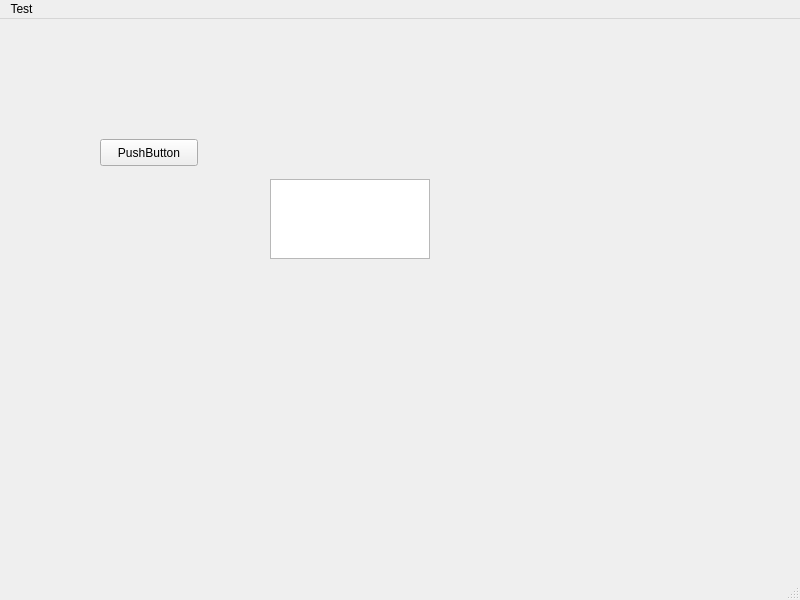
<?xml version="1.0" encoding="UTF-8"?>
<ui version="4.0">
 <class>MainWindow</class>
 <widget class="QMainWindow" name="MainWindow">
  <property name="geometry">
   <rect>
    <x>0</x>
    <y>0</y>
    <width>800</width>
    <height>600</height>
   </rect>
  </property>
  <property name="windowTitle">
   <string>MainWindow</string>
  </property>
  <widget class="QWidget" name="centralwidget">
   <widget class="QWidget" name="gridLayoutWidget">
    <property name="geometry">
     <rect>
      <x>270</x>
      <y>160</y>
      <width>160</width>
      <height>80</height>
     </rect>
    </property>
    <layout class="QGridLayout" name="gridLayout">
     <item row="0" column="0">
      <widget class="QTextEdit" name="textEdit"/>
     </item>
    </layout>
   </widget>
   <widget class="QPushButton" name="pushButton">
    <property name="geometry">
     <rect>
      <x>100</x>
      <y>120</y>
      <width>98</width>
      <height>27</height>
     </rect>
    </property>
    <property name="text">
     <string>PushButton</string>
    </property>
   </widget>
  </widget>
  <widget class="QMenuBar" name="menubar">
   <property name="geometry">
    <rect>
     <x>0</x>
     <y>0</y>
     <width>800</width>
     <height>25</height>
    </rect>
   </property>
   <widget class="QMenu" name="menuTest">
    <property name="title">
     <string>Test</string>
    </property>
   </widget>
   <addaction name="menuTest"/>
  </widget>
  <widget class="QStatusBar" name="statusbar"/>
 </widget>
 <resources/>
 <connections/>
</ui>
